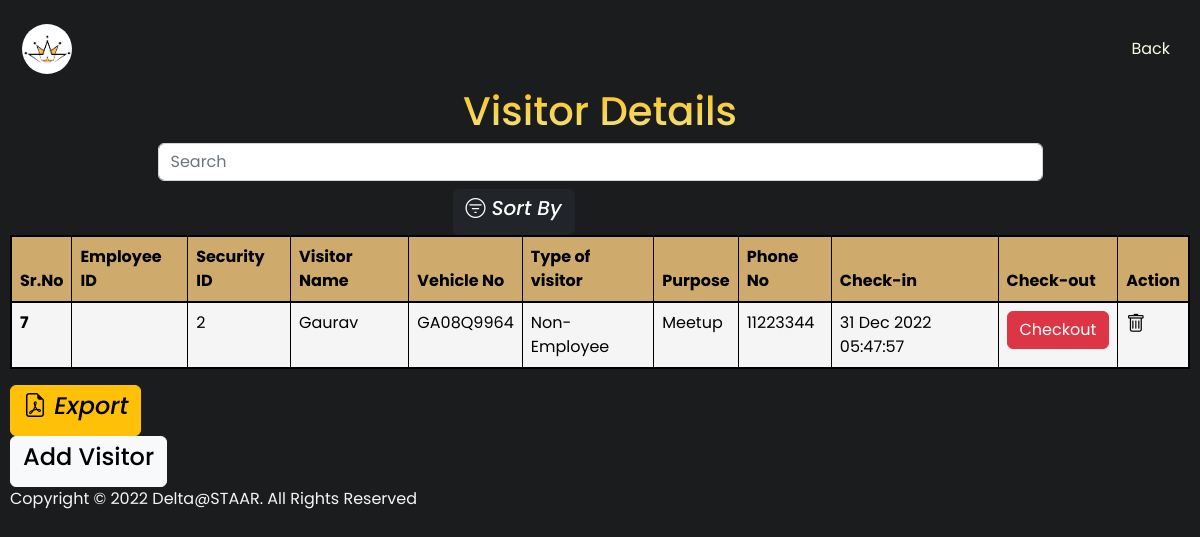
Page /views/security/visitor_log_table.php (signed in) on the earlier database version.
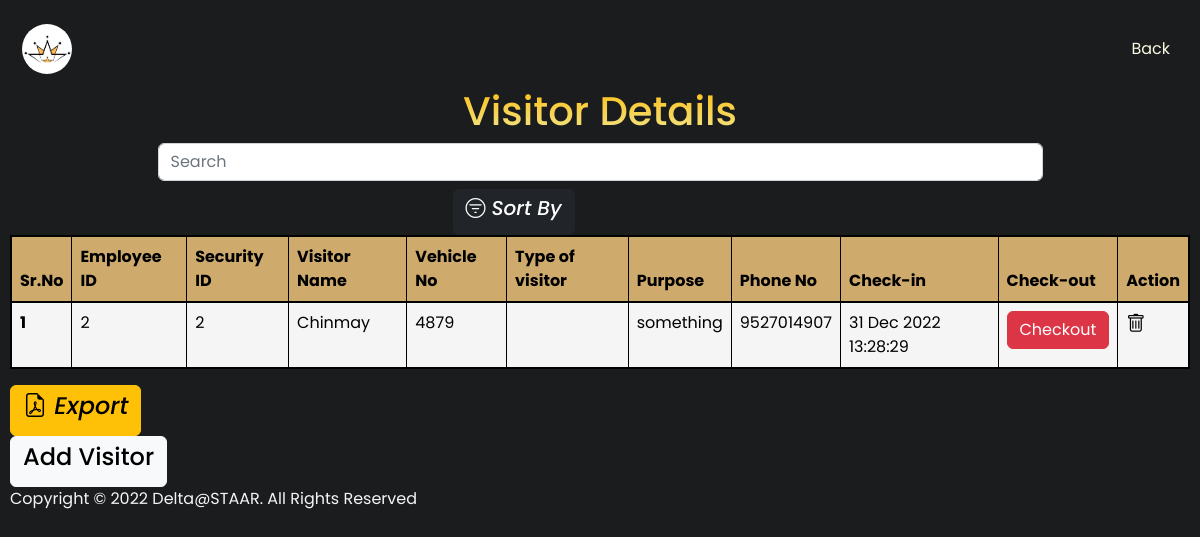
Same page on the later database version.
### tables this page shows
CREATE TABLE `visitor_log` (
  `id` int(11) NOT NULL,
  `emp_id` int(11) DEFAULT NULL,
  `security_emp_id` int(11) NOT NULL,
  `visitor_name` varchar(20) DEFAULT NULL,
  `vehicle_no` varchar(11) DEFAULT NULL,
  `type` varchar(20) DEFAULT NULL,
  `check_in` timestamp NOT NULL DEFAULT current_timestamp() ON UPDATE current_timestamp(),
  `check_out` timestamp NULL DEFAULT current_timestamp() ON UPDATE current_timestamp(),
  `purpose` varchar(100) NOT NULL,
  `phone_no` varchar(11) NOT NULL
);

### views/security/visitor_log_table.php (the view, shortened to what the changed rows need)
<?php
    include('../../controllers/tanker_controller.php');
?>
<!DOCTYPE html>
<html lang="en">
<head>
    <link href="https://cdn.jsdelivr.net/npm/bootstrap@5.2.3/dist/css/bootstrap.min.css" rel="stylesheet">
    <link rel="stylesheet" href="https://cdn.jsdelivr.net/npm/bootstrap-icons@1.10.2/font/bootstrap-icons.css">
    <link rel="stylesheet" href="https://unpkg.com/tachyons@4.12.0/css/tachyons.min.css"/>
    <link rel="stylesheet" href="../../css/table.css">
</head>
<body class="bg">
    <div class="table-header">
    <h1 class="tc f1 lh-title spr">Visitor Details</h1>
    </div>
    <div class="table-div">
        <?php $results = mysqli_query($conn, "SELECT * FROM visitor_log"); ?>
        <div class="pa1 table-responsive">
            <table class="table table-bordered tc">
                <thead>
                    <tr>
                    <th scope="col">Sr.No</th>
                    <th scope="col">Employee ID</th>
                    <th scope="col">Security ID</th>
                    <th scope="col">Visitor Name</th>
                    <th scope="col">Vehicle No</th>
                    <th scope="col">Type of visitor</th>
                    <th scope="col">Purpose</th>
                    <th scope="col">Phone No</th>
                    <th scope="col">Check-in</th>
                    <th scope="col">Check-out</th>
                    <th scope="col" colspan="2">Action</th>
                    </tr>
                </thead>
                <tbody>
                    <?php while ($row = mysqli_fetch_array($results)) {?>
                    <tr>
                    <th scope="row"><?php echo $row['id']; ?></th>
                        <td>
                            <?php echo $row['emp_id']; ?>
                        </td>
                        <td>
                            <?php echo $row['security_emp_id']; ?>
                        </td>
                        <td>
                            <?php echo $row['visitor_name']; ?>
                        </td>
                        <td>
                            <?php echo $row['vehicle_no']; ?>
                        </td>
                        <td>
                            <?php echo $row['type']; ?>
                        </td>
                        <td>
                            <?php echo $row['purpose']; ?>
                        </td>
                        <td>
                            <?php echo $row['phone_no']; ?>
                        </td>
                        <td>
                            <?php
                            $timestamp = strtotime($row['check_in']);
                            $date = date('d M Y ', $timestamp);
                            echo $date;
                            $time = date('H:i:s', $timestamp);
                            echo $time;
                            ?>
                        </td>
                        <td>
                            <a href="../../controllers/visitor_log_controller.php?checkout=<?php echo $row['id']; ?>"
                                class="del_btn"><button type="button" class="btn btn-danger" value="checkout" name="checkout">Checkout</button>
                            </a>
                        </td>
                        <td>
                            <a href="../../controllers/visitor_log_controller.php?del=<?php echo '%27' ?><?php echo $row['id']; ?><?php echo '%27' ?>"
                                class="del_btn"><i class="bi bi-trash" style="font-size: 1.2rem; color: black;"></i>
                            </a>
                        </td>
                    </tr>
                    <?php } ?>
                </tbody>
            </table>
        </div>
    </div>
</body>
</html>

Differences in the rows shown:
removed visitor_log: id "7", security_emp "2", visitor_name "Gaurav", vehicle_no "GA08Q9964", type "Non-Employee", purpose "Meetup", phone_no "11223344", check_in "31 Dec 2022", check_in "05:47:57"
added visitor_log: id "1", emp "2", security_emp "2", visitor_name "Chinmay", vehicle_no "4879", purpose "something", phone_no "9527014907", check_in "31 Dec 2022", check_in "13:28:29"
